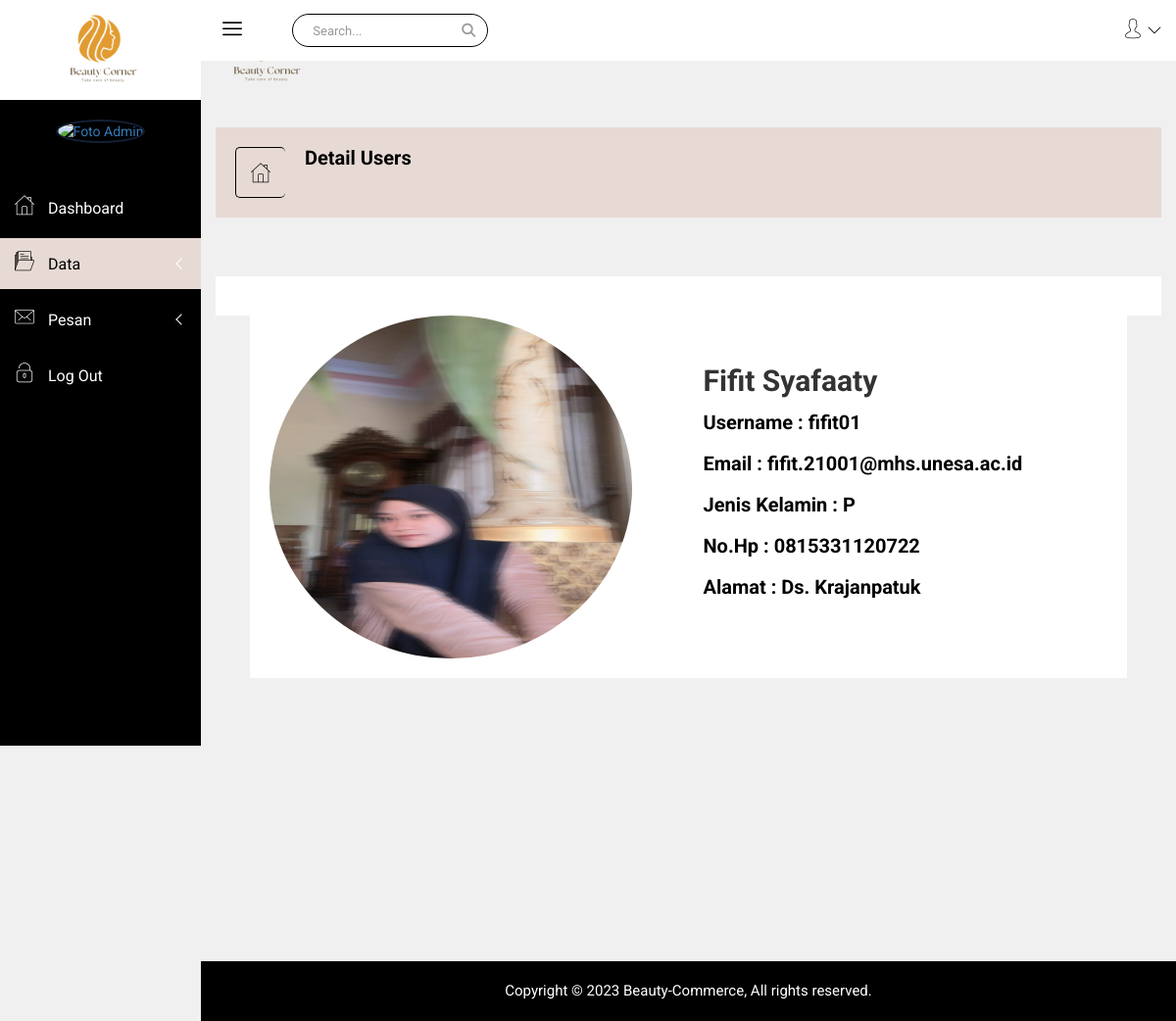
The page /admin/datausers_detail.php?id=1 on the database its author committed.
### tables this page shows
CREATE TABLE `pembeli` (
  `pembeli_id` int(11) NOT NULL,
  `pembeli_nama` varchar(60) NOT NULL,
  `pembeli_username` varchar(15) NOT NULL,
  `pembeli_email` varchar(100) NOT NULL,
  `pembeli_gender` enum('L','P') DEFAULT NULL,
  `pembeli_alamat` varchar(100) NOT NULL,
  `pembeli_foto` varchar(100) NOT NULL,
  `pembeli_pass` varchar(100) NOT NULL,
  `pembeli_hp` varchar(25) NOT NULL
);

### koneksi.php (called while the page is built, shortened)
<?php
class Koneksi
{
    private $konek;
    private $host = "localhost";
    private $user = "root";
    private $pass = "";
    private $db = "beauty_commerce";
    private function sambung()
    {
        try {
            $this->konek = new PDO("mysql:host=" . $this->host . ";dbname=" . $this->db . ";charset=utf8mb4", $this->user, $this->pass);
            $this->konek->setAttribute(PDO::ATTR_ERRMODE, PDO::ERRMODE_EXCEPTION);
            $this->konek->setAttribute(PDO::ATTR_EMULATE_PREPARES, true);
            return $this->konek;
        } catch (PDOException $ex) {
            return NULL;
        }
    }
    public function kueri($sql)
    {
        $hasil = $this->konek->prepare($sql);
        $hasil->execute();
        return $hasil;
    }
    public function hasil_data($arg)
    {
        return $arg->fetch(PDO::FETCH_ASSOC);
    }
}

### admin/datausers_detail.php (the view, shortened to what this page needs)
<?php
require_once '../koneksi.php';
$kon = new Koneksi();
$idadmin = @$_SESSION['admin_id'];
$pembeli = @$_REQUEST['id'];
?>
<!doctype html>
<html class="no-js" lang="en">
<head>
    <link rel="stylesheet" href="../penjual/css/bootstrap.min.css">
    <link rel="stylesheet" href="../penjual/css/font-awesome.min.css">
    <link rel="stylesheet" href="https://cdnjs.cloudflare.com/ajax/libs/font-awesome/6.3.0/css/font-awesome.min.css">
    <link rel="stylesheet" href="../penjual/css/nalika-icon.css">
    <link rel="stylesheet" href="../penjual/css/owl.carousel.css">
    <link rel="stylesheet" href="../penjual/css/owl.theme.css">
    <link rel="stylesheet" href="../penjual/css/owl.transitions.css">
    <link rel="stylesheet" href="../penjual/css/animate.css">
    <link rel="stylesheet" href="../penjual/css/normalize.css">
    <link rel="stylesheet" href="../penjual/css/meanmenu.min.css">
    <link rel="stylesheet" href="../penjual/css/main.css">
    <link rel="stylesheet" href="../penjual/css/morrisjs/morris.css">
    <link rel="stylesheet" href="../penjual/css/scrollbar/jquery.mCustomScrollbar.min.css">
    <link rel="stylesheet" href="../penjual/css/metisMenu/metisMenu.min.css">
    <link rel="stylesheet" href="../penjual/css/metisMenu/metisMenu-vertical.css">
    <link rel="stylesheet" href="../penjual/css/calendar/fullcalendar.min.css">
    <link rel="stylesheet" href="../penjual/css/calendar/fullcalendar.print.min.css">
    <link rel="stylesheet" href="../penjual/style.css">
    <link rel="stylesheet" href="../penjual/css/modals.css">
    <link rel="stylesheet" href="../penjual/css/form/all-type-forms.css">
    <link rel="stylesheet" href="../penjual/css/responsive.css">
</head>
<body>
    <div class="left-sidebar-pro">
        <nav id="sidebar" class="">
            <div class="sidebar-header">
                <a href="index.php"><img class="main-logo" src="img/logo/logo.png" alt="" style="width: 100px;" /></a>
            </div>
            <div class="nalika-profile">
                <?php
                $que = $kon->kueri("SELECT * FROM admin WHERE admin_id = '$idadmin'");
                $hasil = $kon->hasil_data($que);
                ?>
                <div class="profile-dtl">
                    <a href="#"><img src="<?= $hasil['admin_foto']; ?>" alt="Foto Admin" /></a>
                </div>
            </div>
            <div class="left-custom-menu-adp-wrap comment-scrollbar">
                <nav class="sidebar-nav left-sidebar-menu-pro">
                    <ul class="metismenu" id="menu1">
                        <li>
                            <a href="index.php">
                                <i class="icon nalika-home icon-wrap"></i>
                                <span class="mini-click-non">Dashboard</span>
                            </a>
                        </li>
                        <li>
                            <a class="has-arrow" href="#" aria-expanded="false" class="active" style="background-color: #E7DAD4;"><i class="icon nalika-folder icon-wrap" style=" color: #000000;"></i> <span class="mini-click-non" style=" color: #000000;">Data</span></a>
                        </li>
                        <li>
                            <a class="has-arrow" href="#" aria-expanded="false"><i class="icon nalika-mail icon-wrap"></i> <span class="mini-click-non">Pesan</span></a>
                        </li>
                        <li><a href="../logout.php"><i class="icon nalika-unlocked icon-wrap"></i><span class="mini-click-non"> Log Out</span></a>
                    </ul>
                </nav>
            </div>
        </nav>
    </div>
    <div class="all-content-wrapper">
        <div class="container-fluid">
            <div class="row">
                <div class="col-lg-12 col-md-12 col-sm-12 col-xs-12">
                    <div class="logo-pro">
                        <a href="index.php"><img class="main-logo" src="img/logo/logo.png" alt="" style="width: 100px;" /></a>
                    </div>
                </div>
            </div>
        </div>
        <div class="header-advance-area">
            <div class="header-top-area">
                <div class="container-fluid">
                    <div class="row">
                        <div class="col-lg-12 col-md-12 col-sm-12 col-xs-12">
                            <div class="header-top-wraper">
                                <div class="row">
                                    <div class="col-lg-1 col-md-0 col-sm-1 col-xs-12">
                                        <div class="menu-switcher-pro">
                                            <button type="button" id="sidebarCollapse" class="btn bar-button-pro header-drl-controller-btn btn-info navbar-btn">
                                                <i class="icon nalika-menu-task"></i>
                                            </button>
                                        </div>
                                    </div>
                                    <div class="col-lg-6 col-md-7 col-sm-6 col-xs-12">
                                        <div class="header-top-menu tabl-d-n hd-search-rp">
                                            <div class="breadcome-heading">
                                                <form role="search" class="">
                                                    <input type="text" placeholder="Search..." class="form-control">
                                                    <a href=""><i class="fa fa-search"></i></a>
                                                </form>
                                            </div>
                                        </div>
                                    </div>
                                    <div class="col-lg-5 col-md-5 col-sm-12 col-xs-12">
                                        <div class="header-right-info">
                                            <ul class="nav navbar-nav mai-top-nav header-right-menu">
                                                <li class="nav-item">
                                                    <a href="#" data-toggle="dropdown" role="button" aria-expanded="false" class="nav-link dropdown-toggle">
                                                        <i class="icon nalika-user"></i>
                                                        <i class="icon nalika-down-arrow nalika-angle-dw"></i>
                                                    </a>
                                                </li>
                                            </ul>
                                        </div>
                                    </div>
                                </div>
                            </div>
                        </div>
                    </div>
                </div>
            </div>
        </div>
        <div class="breadcome-area">
            <div class="container-fluid">
                <div class="row">
                    <div class="col-lg-12 col-md-12 col-sm-12 col-xs-12">
                        <div class="breadcome-list">
                            <div class="row">
                                <div class="col-lg-6 col-md-6 col-sm-6 col-xs-6">
                                    <div class="breadcomb-wp">
                                        <div class="breadcomb-icon">
                                            <i class="icon nalika-home"></i>
                                        </div>
                                        <div class="breadcomb-ctn">
                                            <h2>Detail Users</h2>
                                        </div>
                                    </div>
                                </div>
                            </div>
                        </div>
                    </div>
                </div>
            </div>
        </div>
        <div class="product-status mg-b-30">
            <div class="container-fluid">
                <div class="row">
                    <div class="col-lg-12 col-md-12 col-sm-12 col-xs-12">
                        <div class="product-status-wrap" style="margin-top: 30px;">
                            <div class="col-lg-12 col-md-12 col-sm-12 col-xs-12">
                                <div class="sparkline12-list">
                                    <div class="sparkline12-graph">
                                        <div class="basic-login-form-ad">
                                            <div class="row">
                                                <?php
                                                $que = $kon->kueri("SELECT * FROM pembeli WHERE pembeli_id = '$pembeli'");
                                                $hasil = $kon->hasil_data($que);
                                                ?>
                                                <div class="col-lg-6 col-md-6 col-sm-6 col-xs-12">
                                                    <div id="myTabContent1" class="tab-content">
                                                        <div class="product-tab-list tab-pane fade active in" style="max-width: 100%; width: 370px; height: 350px; display: flex; align-items: center; justify-content: center;">
                                                            <img src="../pembeli/<?php echo $hasil['pembeli_foto'] ?>" alt="Foto Users" style="width: 370px; height: 350px; border-radius:100%;" />
                                                        </div>
                                                    </div>
                                                </div>
                                                <div class="col-lg-6 col-md-3 col-sm-6 col-xs-12">
                                                    <div class="single-product-details res-pro-tb">
                                                        <h2 style="margin-top: 50px;"><?php echo $hasil['pembeli_nama'] ?></h2>
                                                        <div class="single-pro-cn">
                                                            <h4 style="margin-top: 15px;">Username : <?php echo $hasil['pembeli_username'] ?></h4>
                                                            <h4 style="margin-top: 15px;">Email : <?php echo $hasil['pembeli_email'] ?></h4>
                                                            <h4 style="margin-top: 15px;">Jenis Kelamin : <?php echo $hasil['pembeli_gender'] ?></h4>
                                                            <h4 style="margin-top: 15px;">No.Hp : <?php echo $hasil['pembeli_hp'] ?></h4>
                                                            <h4 style="margin-top: 15px;">Alamat : <?php echo $hasil['pembeli_alamat'] ?></h4>
                                                        </div>
                                                    </div>
                                                </div>
                                            </div>
                                        </div>
                                    </div>
                                </div>
                            </div>
                        </div>
                    </div>
                </div>
            </div>
        </div>
        <div class="footer-copyright-area">
            <div class="container-fluid">
                <div class="row">
                    <div class="col-lg-12">
                        <div class="footer-copy-right">
                            <p>Copyright © 2023 Beauty-Commerce, All rights reserved.</p>
                        </div>
                    </div>
                </div>
            </div>
        </div>
    </div>
</body>
</html>

### penjual/css/main.css (style rules this page uses)
html { color: #222; font-size: 1em; line-height: 1.4; }
audio, canvas, iframe, img, svg, video { vertical-align: middle; }

### penjual/css/metisMenu/metisMenu-vertical.css (style rules this page uses)
.sidebar-nav { background: #fff; }
.sidebar-nav ul { padding: 0; margin: 0; list-style: none; background: #000000; }
.sidebar-nav .metismenu { background: #000000; display: -webkit-box; display: -ms-flexbox; display: flex; -webkit-box-orient: vertical; -webkit-box-direction: normal; -ms-flex-direction: column; flex-direction: column; }
.sidebar-nav .metismenu li + li { margin-top: 5px; }
.sidebar-nav .metismenu li:first-child { margin-top: 5px; }
.sidebar-nav .metismenu li:last-child { margin-bottom: 5px; }
.sidebar-nav .metismenu > li { display: -webkit-box; display: -ms-flexbox; display: flex; -webkit-box-orient: vertical; -webkit-box-direction: normal; -ms-flex-direction: column; flex-direction: column; position: relative; }
.sidebar-nav .metismenu a { position: relative; display: block; padding: 13px 15px; color: #fff; outline-width: 0; transition: all .3s ease-out; font-size:16px; }
.sidebar-nav .metismenu li .icon-wrap { margin-right:10px; font-size:20px; }

### rows shown on the page
pembeli: pembeli_foto (picture), pembeli_nama "Fifit Syafaaty", pembeli_username "fifit01", pembeli_email "fifit.21001@mhs.unesa.ac.id", pembeli_gender "P", pembeli_hp "0815331120722", pembeli_alamat "Ds. Krajanpatuk"
